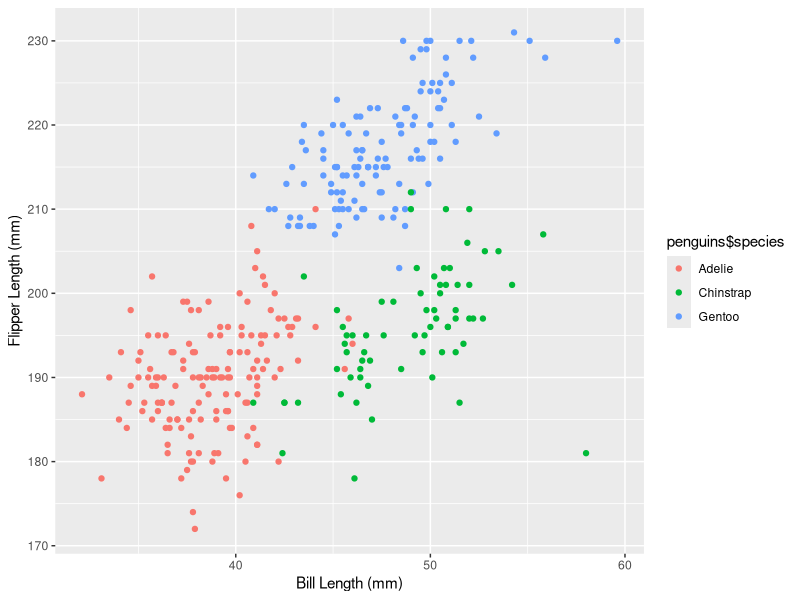
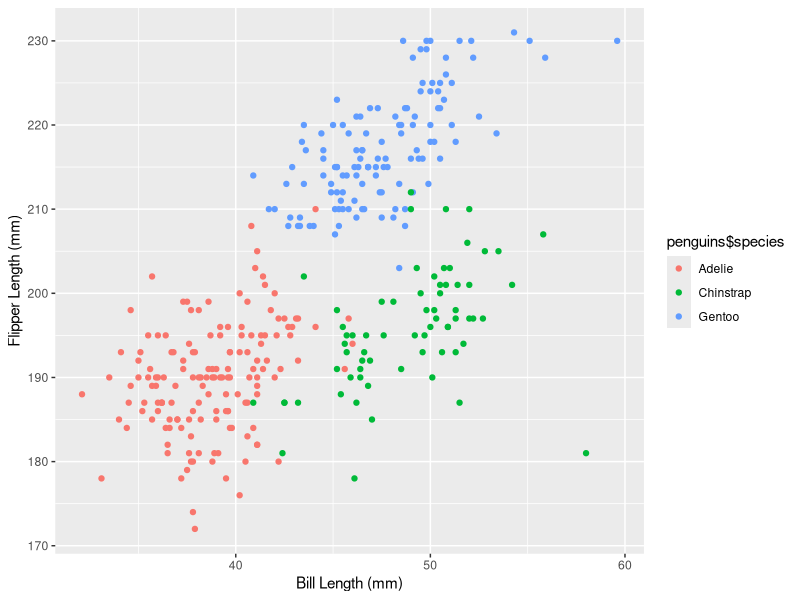

Write the R code that produced these figures, in order.
## ---- chunk 1
knitr::opts_chunk$set(echo = TRUE)
## ---- chunk 2
  data("penguins", package = "palmerpenguins")
  str(penguins)
  nrow(penguins)
  ncol(penguins)
  number_mean = mean(penguins$flipper_length_mm, na.rm = TRUE)
  
## ---- chunk 3
library(ggplot2)
plot_data = data.frame(
  x = penguins$bill_length_mm,
  y = penguins$flipper_length_mm
)

ggplot(plot_data, aes(x=x, y=y, colour = penguins$species)) + 
  geom_point() +
  labs(x = "Bill Length (mm)", y = "Flipper Length (mm)")

ggsave(
  filename = "penguins.png", 
  width = 7,                     
  height = 7,                    
  units = "in",                   
  dpi = 600                      
)
## ---- chunk 4
  library(tidyverse)
## ---- chunk 5
  vec_numeric = rnorm(10,0,1)
  vec_logical = vec_numeric > 0
  vec_character = vector("character", length = 10)
  pre_factor = c("A", "A", "A", "A", "A", "A", "B", "B", "C", "C")
  vec_factor = factor(pre_factor, levels = c("A", "B", "C"))
  my_data = data.frame(
    vec_numeric ,
    vec_logical ,
    vec_character ,
    vec_factor )
  print(my_data)
## ---- chunk 6

